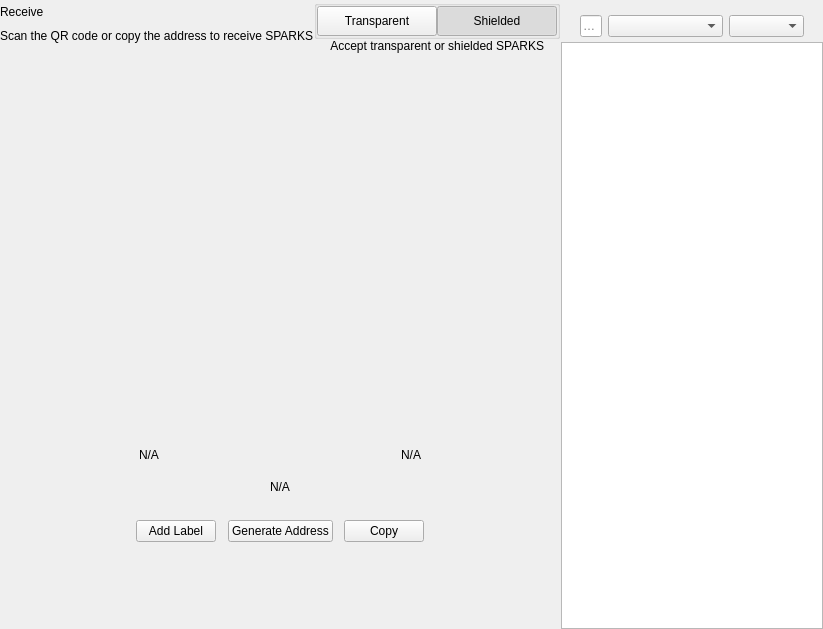
<?xml version="1.0" encoding="UTF-8"?>
<ui version="4.0">
 <class>ReceiveWidget</class>
 <widget class="QWidget" name="ReceiveWidget">
  <property name="geometry">
   <rect>
    <x>0</x>
    <y>0</y>
    <width>819</width>
    <height>629</height>
   </rect>
  </property>
  <property name="minimumSize">
   <size>
    <width>0</width>
    <height>0</height>
   </size>
  </property>
  <property name="windowTitle">
   <string>Form</string>
  </property>
  <layout class="QHBoxLayout" name="horizontalLayout_2" stretch="2,1">
   <property name="spacing">
    <number>0</number>
   </property>
   <property name="leftMargin">
    <number>0</number>
   </property>
   <property name="topMargin">
    <number>0</number>
   </property>
   <property name="rightMargin">
    <number>0</number>
   </property>
   <property name="bottomMargin">
    <number>0</number>
   </property>
   <item>
    <widget class="QWidget" name="left" native="true">
     <layout class="QVBoxLayout" name="verticalLayout_3">
      <property name="leftMargin">
       <number>0</number>
      </property>
      <property name="topMargin">
       <number>0</number>
      </property>
      <property name="rightMargin">
       <number>0</number>
      </property>
      <property name="bottomMargin">
       <number>0</number>
      </property>
      <item>
       <layout class="QVBoxLayout" name="verticalLayout_2">
        <property name="spacing">
         <number>0</number>
        </property>
        <property name="leftMargin">
         <number>0</number>
        </property>
        <item>
         <layout class="QHBoxLayout" name="horizontalLayout_3">
          <property name="spacing">
           <number>0</number>
          </property>
          <item>
           <layout class="QVBoxLayout" name="verticalLayout_4">
            <property name="spacing">
             <number>5</number>
            </property>
            <item>
             <widget class="QLabel" name="labelTitle">
              <property name="text">
               <string>Receive</string>
              </property>
             </widget>
            </item>
            <item alignment="Qt::AlignTop">
             <widget class="QLabel" name="labelSubtitle1">
              <property name="text">
               <string>Scan the QR code or copy the address to receive SPARKS</string>
              </property>
             </widget>
            </item>
           </layout>
          </item>
          <item>
           <spacer name="horizontalSpacer">
            <property name="orientation">
             <enum>Qt::Horizontal</enum>
            </property>
            <property name="sizeHint" stdset="0">
             <size>
              <width>40</width>
              <height>20</height>
             </size>
            </property>
           </spacer>
          </item>
          <item>
           <widget class="QWidget" name="containerViewPrivacyChecks" native="true">
            <layout class="QVBoxLayout" name="containerPrivacyChecks">
             <property name="spacing">
              <number>0</number>
             </property>
             <property name="leftMargin">
              <number>0</number>
             </property>
             <property name="topMargin">
              <number>0</number>
             </property>
             <property name="rightMargin">
              <number>0</number>
             </property>
             <property name="bottomMargin">
              <number>0</number>
             </property>
             <item alignment="Qt::AlignHCenter|Qt::AlignVCenter">
              <widget class="QGroupBox" name="groupBox">
               <property name="title">
                <string/>
               </property>
               <layout class="QHBoxLayout" name="horizontalLayout_2_1">
                <property name="spacing">
                 <number>0</number>
                </property>
                <property name="leftMargin">
                 <number>0</number>
                </property>
                <property name="topMargin">
                 <number>0</number>
                </property>
                <property name="rightMargin">
                 <number>0</number>
                </property>
                <property name="bottomMargin">
                 <number>0</number>
                </property>
                <item>
                 <widget class="QPushButton" name="pushLeft">
                  <property name="minimumSize">
                   <size>
                    <width>120</width>
                    <height>30</height>
                   </size>
                  </property>
                  <property name="maximumSize">
                   <size>
                    <width>120</width>
                    <height>30</height>
                   </size>
                  </property>
                  <property name="focusPolicy">
                   <enum>Qt::NoFocus</enum>
                  </property>
                  <property name="text">
                   <string>Transparent</string>
                  </property>
                  <property name="checkable">
                   <bool>true</bool>
                  </property>
                  <property name="autoExclusive">
                   <bool>true</bool>
                  </property>
                 </widget>
                </item>
                <item>
                 <widget class="QPushButton" name="pushRight">
                  <property name="minimumSize">
                   <size>
                    <width>120</width>
                    <height>30</height>
                   </size>
                  </property>
                  <property name="maximumSize">
                   <size>
                    <width>120</width>
                    <height>30</height>
                   </size>
                  </property>
                  <property name="focusPolicy">
                   <enum>Qt::NoFocus</enum>
                  </property>
                  <property name="text">
                   <string>Shielded</string>
                  </property>
                  <property name="checkable">
                   <bool>true</bool>
                  </property>
                  <property name="checked">
                   <bool>true</bool>
                  </property>
                  <property name="autoExclusive">
                   <bool>true</bool>
                  </property>
                 </widget>
                </item>
               </layout>
              </widget>
             </item>
             <item alignment="Qt::AlignHCenter|Qt::AlignTop">
              <widget class="QLabel" name="labelSubtitle2">
               <property name="text">
                <string>Accept transparent or shielded SPARKS</string>
               </property>
               <property name="alignment">
                <set>Qt::AlignRight|Qt::AlignTrailing|Qt::AlignVCenter</set>
               </property>
              </widget>
             </item>
            </layout>
           </widget>
          </item>
         </layout>
        </item>
        <item>
         <spacer name="verticalSpacer_2">
          <property name="orientation">
           <enum>Qt::Vertical</enum>
          </property>
          <property name="sizeType">
           <enum>QSizePolicy::Expanding</enum>
          </property>
          <property name="sizeHint" stdset="0">
           <size>
            <width>20</width>
            <height>50</height>
           </size>
          </property>
         </spacer>
        </item>
        <item alignment="Qt::AlignHCenter">
         <widget class="QWidget" name="layoutQR" native="true">
          <property name="maximumSize">
           <size>
            <width>510</width>
            <height>16777215</height>
           </size>
          </property>
          <layout class="QVBoxLayout" name="verticalLayoutQr">
           <item>
            <spacer name="verticalSpacer11">
             <property name="orientation">
              <enum>Qt::Vertical</enum>
             </property>
             <property name="sizeType">
              <enum>QSizePolicy::Fixed</enum>
             </property>
             <property name="sizeHint" stdset="0">
              <size>
               <width>20</width>
               <height>20</height>
              </size>
             </property>
            </spacer>
           </item>
           <item alignment="Qt::AlignHCenter">
            <widget class="QLabel" name="labelQrImg">
             <property name="minimumSize">
              <size>
               <width>260</width>
               <height>260</height>
              </size>
             </property>
             <property name="maximumSize">
              <size>
               <width>260</width>
               <height>260</height>
              </size>
             </property>
             <property name="text">
              <string/>
             </property>
             <property name="alignment">
              <set>Qt::AlignCenter</set>
             </property>
            </widget>
           </item>
           <item>
            <spacer name="verticalSpacer_21">
             <property name="orientation">
              <enum>Qt::Vertical</enum>
             </property>
             <property name="sizeType">
              <enum>QSizePolicy::Fixed</enum>
             </property>
             <property name="sizeHint" stdset="0">
              <size>
               <width>20</width>
               <height>30</height>
              </size>
             </property>
            </spacer>
           </item>
           <item>
            <widget class="QWidget" name="widget" native="true">
             <property name="minimumSize">
              <size>
               <width>0</width>
               <height>0</height>
              </size>
             </property>
             <layout class="QHBoxLayout" name="horizontalLayout_5">
              <item>
               <widget class="QLabel" name="labelLabel">
                <property name="text">
                 <string notr="true">N/A</string>
                </property>
               </widget>
              </item>
              <item>
               <spacer name="horizontalSpacer_2">
                <property name="orientation">
                 <enum>Qt::Horizontal</enum>
                </property>
                <property name="sizeHint" stdset="0">
                 <size>
                  <width>141</width>
                  <height>20</height>
                 </size>
                </property>
               </spacer>
              </item>
              <item>
               <widget class="QLabel" name="labelDate">
                <property name="text">
                 <string notr="true">N/A</string>
                </property>
                <property name="alignment">
                 <set>Qt::AlignRight|Qt::AlignTrailing|Qt::AlignVCenter</set>
                </property>
               </widget>
              </item>
             </layout>
            </widget>
           </item>
           <item>
            <widget class="QLabel" name="labelAddress">
             <property name="sizePolicy">
              <sizepolicy hsizetype="Expanding" vsizetype="Preferred">
               <horstretch>0</horstretch>
               <verstretch>0</verstretch>
              </sizepolicy>
             </property>
             <property name="minimumSize">
              <size>
               <width>300</width>
               <height>0</height>
              </size>
             </property>
             <property name="text">
              <string notr="true">N/A</string>
             </property>
             <property name="alignment">
              <set>Qt::AlignCenter</set>
             </property>
            </widget>
           </item>
           <item>
            <spacer name="verticalSpacer_4">
             <property name="orientation">
              <enum>Qt::Vertical</enum>
             </property>
             <property name="sizeType">
              <enum>QSizePolicy::Fixed</enum>
             </property>
             <property name="sizeHint" stdset="0">
              <size>
               <width>20</width>
               <height>20</height>
              </size>
             </property>
            </spacer>
           </item>
           <item>
            <layout class="QHBoxLayout" name="horizontalLayout_4">
             <item alignment="Qt::AlignHCenter">
              <widget class="QPushButton" name="pushButtonLabel">
               <property name="focusPolicy">
                <enum>Qt::NoFocus</enum>
               </property>
               <property name="text">
                <string>Add Label</string>
               </property>
              </widget>
             </item>
             <item alignment="Qt::AlignHCenter">
              <widget class="QPushButton" name="pushButtonNewAddress">
               <property name="focusPolicy">
                <enum>Qt::NoFocus</enum>
               </property>
               <property name="text">
                <string>Generate Address</string>
               </property>
              </widget>
             </item>
             <item alignment="Qt::AlignHCenter">
              <widget class="QPushButton" name="pushButtonCopy">
               <property name="focusPolicy">
                <enum>Qt::NoFocus</enum>
               </property>
               <property name="text">
                <string>Copy</string>
               </property>
              </widget>
             </item>
            </layout>
           </item>
           <item>
            <spacer name="verticalSpacer_3">
             <property name="orientation">
              <enum>Qt::Vertical</enum>
             </property>
             <property name="sizeType">
              <enum>QSizePolicy::Expanding</enum>
             </property>
             <property name="sizeHint" stdset="0">
              <size>
               <width>20</width>
               <height>20</height>
              </size>
             </property>
            </spacer>
           </item>
          </layout>
         </widget>
        </item>
        <item>
         <spacer name="verticalSpacer">
          <property name="orientation">
           <enum>Qt::Vertical</enum>
          </property>
          <property name="sizeHint" stdset="0">
           <size>
            <width>20</width>
            <height>40</height>
           </size>
          </property>
         </spacer>
        </item>
       </layout>
      </item>
     </layout>
    </widget>
   </item>
   <item>
    <widget class="QWidget" name="right" native="true">
     <layout class="QVBoxLayout" name="verticalLayout_5">
      <property name="spacing">
       <number>0</number>
      </property>
      <property name="leftMargin">
       <number>1</number>
      </property>
      <property name="topMargin">
       <number>0</number>
      </property>
      <property name="rightMargin">
       <number>0</number>
      </property>
      <property name="bottomMargin">
       <number>0</number>
      </property>
      <item>
       <layout class="QVBoxLayout" name="container_right">
        <property name="spacing">
         <number>0</number>
        </property>
        <property name="leftMargin">
         <number>0</number>
        </property>
        <property name="rightMargin">
         <number>0</number>
        </property>
        <item>
         <layout class="QVBoxLayout" name="verticalLayout">
          <property name="spacing">
           <number>6</number>
          </property>
          <property name="leftMargin">
           <number>19</number>
          </property>
          <property name="rightMargin">
           <number>19</number>
          </property>
          <item>
           <widget class="OptionButton" name="btnRequest" native="true"/>
          </item>
          <item>
           <widget class="OptionButton" name="btnMyAddresses" native="true">
            <property name="sizePolicy">
             <sizepolicy hsizetype="Preferred" vsizetype="Minimum">
              <horstretch>0</horstretch>
              <verstretch>0</verstretch>
             </sizepolicy>
            </property>
           </widget>
          </item>
         </layout>
        </item>
        <item>
         <widget class="QWidget" name="sortWidget" native="true">
          <layout class="QHBoxLayout" name="horizontalLayout_6">
           <property name="leftMargin">
            <number>19</number>
           </property>
           <property name="rightMargin">
            <number>19</number>
           </property>
           <property name="bottomMargin">
            <number>5</number>
           </property>
           <item>
            <widget class="QLineEdit" name="lineEditFilter">
             <property name="sizePolicy">
              <sizepolicy hsizetype="Expanding" vsizetype="Fixed">
               <horstretch>0</horstretch>
               <verstretch>0</verstretch>
              </sizepolicy>
             </property>
             <property name="minimumSize">
              <size>
               <width>0</width>
               <height>0</height>
              </size>
             </property>
             <property name="contextMenuPolicy">
              <enum>Qt::DefaultContextMenu</enum>
             </property>
             <property name="acceptDrops">
              <bool>false</bool>
             </property>
             <property name="maxLength">
              <number>40</number>
             </property>
             <property name="placeholderText">
              <string>Filter</string>
             </property>
            </widget>
           </item>
           <item>
            <spacer name="horizontalSpacer_3">
             <property name="orientation">
              <enum>Qt::Horizontal</enum>
             </property>
             <property name="sizeType">
              <enum>QSizePolicy::Preferred</enum>
             </property>
             <property name="sizeHint" stdset="0">
              <size>
               <width>20</width>
               <height>20</height>
              </size>
             </property>
            </spacer>
           </item>
           <item>
            <widget class="QComboBox" name="comboBoxSort">
             <property name="sizePolicy">
              <sizepolicy hsizetype="Preferred" vsizetype="Fixed">
               <horstretch>0</horstretch>
               <verstretch>0</verstretch>
              </sizepolicy>
             </property>
             <property name="minimumSize">
              <size>
               <width>115</width>
               <height>0</height>
              </size>
             </property>
            </widget>
           </item>
           <item>
            <widget class="QComboBox" name="comboBoxSortOrder">
             <property name="sizePolicy">
              <sizepolicy hsizetype="Preferred" vsizetype="Fixed">
               <horstretch>0</horstretch>
               <verstretch>0</verstretch>
              </sizepolicy>
             </property>
             <property name="minimumSize">
              <size>
               <width>75</width>
               <height>0</height>
              </size>
             </property>
            </widget>
           </item>
          </layout>
          <zorder>comboBoxSort</zorder>
          <zorder>comboBoxSortOrder</zorder>
          <zorder>lineEditFilter</zorder>
         </widget>
        </item>
        <item>
         <widget class="QListView" name="listViewAddress"/>
        </item>
       </layout>
      </item>
     </layout>
    </widget>
   </item>
  </layout>
 </widget>
 <customwidgets>
  <customwidget>
   <class>OptionButton</class>
   <extends>QWidget</extends>
   <header>qt/spark/optionbutton.h</header>
   <container>1</container>
  </customwidget>
 </customwidgets>
 <resources/>
 <connections/>
</ui>
